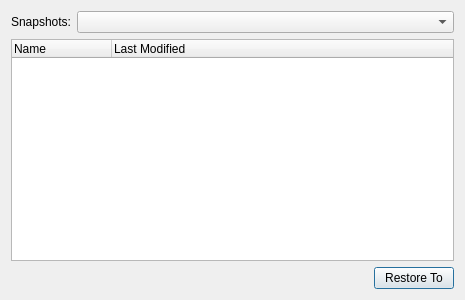
<?xml version="1.0" encoding="UTF-8"?>
<ui version="4.0">
 <class>RestoreDialog</class>
 <widget class="QDialog" name="RestoreDialog">
  <property name="geometry">
   <rect>
    <x>0</x>
    <y>0</y>
    <width>465</width>
    <height>300</height>
   </rect>
  </property>
  <property name="windowTitle">
   <string>View Snapshots</string>
  </property>
  <layout class="QVBoxLayout" name="verticalLayout">
   <item>
    <layout class="QHBoxLayout" name="horizontalLayout">
     <item>
      <widget class="QLabel" name="label">
       <property name="maximumSize">
        <size>
         <width>60</width>
         <height>16777215</height>
        </size>
       </property>
       <property name="text">
        <string>Snapshots:</string>
       </property>
      </widget>
     </item>
     <item>
      <widget class="QComboBox" name="snapshots_combo_box"/>
     </item>
    </layout>
   </item>
   <item>
    <widget class="QTreeWidget" name="snapshot_tree_widget">
     <property name="headerHidden">
      <bool>false</bool>
     </property>
     <property name="columnCount">
      <number>2</number>
     </property>
     <column>
      <property name="text">
       <string notr="true">Name</string>
      </property>
     </column>
     <column>
      <property name="text">
       <string>Last Modified</string>
      </property>
     </column>
    </widget>
   </item>
   <item>
    <layout class="QHBoxLayout" name="horizontalLayout_2">
     <item>
      <widget class="QLabel" name="status_label">
       <property name="text">
        <string/>
       </property>
      </widget>
     </item>
     <item>
      <spacer name="horizontalSpacer">
       <property name="orientation">
        <enum>Qt::Horizontal</enum>
       </property>
       <property name="sizeHint" stdset="0">
        <size>
         <width>40</width>
         <height>20</height>
        </size>
       </property>
      </spacer>
     </item>
     <item>
      <widget class="QPushButton" name="restore_button">
       <property name="text">
        <string>Restore To</string>
       </property>
      </widget>
     </item>
    </layout>
   </item>
  </layout>
 </widget>
 <resources/>
 <connections/>
</ui>
